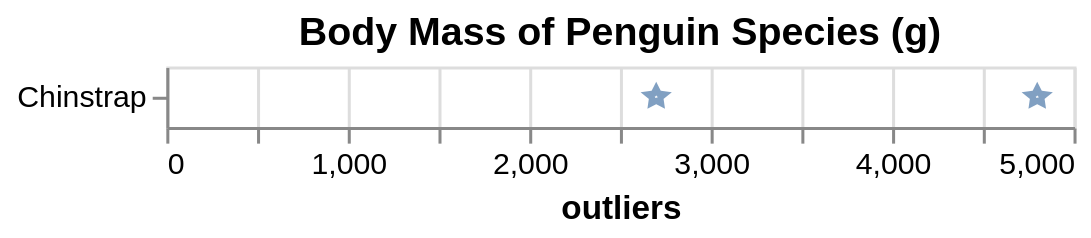

Write a Vega-Lite specification for this figure.
### Vega-Lite specification from a JSON file in a GitHub repository (floating-point values rounded to 4 significant figures)
{"$schema": "https://vega.github.io/schema/vega-lite/v5.json", "title": "Body Mass of Penguin Species (g)", "data": {"values": [{"Species": "Adelie", "outliers": []}, {"Species": "Chinstrap", "outliers": [2700, 4800]}, {"Species": "Gentoo", "outliers": []}]}, "encoding": {"y": {"field": "Species", "type": "nominal", "title": null}}, "layer": [{"transform": [{"flatten": ["outliers"]}], "mark": {"type": "point", "shape": "M0,.5L.6,.8L.5,.1L1,-.3L.3,-.4L0,-1L-.3,-.4L-1,-.3L-.5,.1L-.6,.8L0,.5Z"}, "encoding": {"x": {"field": "outliers", "type": "quantitative"}}}]}
